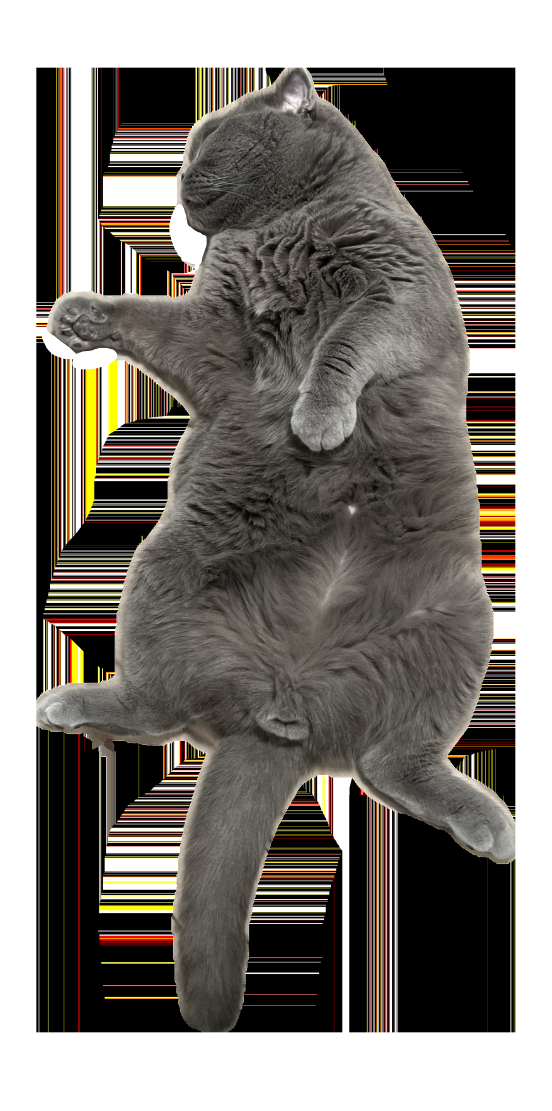
#> input picture mao_3.png, 1655 x 3332 px (shown at 1/3 size)
$ jupyter execute Untitled.ipynb
#> lines starting #> are read from the running program, lines starting #| are printed output that depends on the picture; after the words box and inside, x2 and y2 are one past the last pixel; in counts of white or black regions, pixels touching at a corner belong together
[cell 1]
import cv2
import numpy as np
import json
import random

def extract_sampled_points(image_path, output_image_path, output_json_path, target_point_count=1200):
    # 1. 读取带有 Alpha 通道的图片
#> called with image_path = 'mao_3.png', output_image_path = 'cat_points_preview.png', output_json_path = 'points_data.json', target_point_count = 800
    image = cv2.imread(image_path, cv2.IMREAD_UNCHANGED)
#> image is the input picture: shape (3332, 1655, 4); mean B, G, R, A 114.7, 121.4, 126.4, 94.3

    if image is None:
        print("未找到图片，请检查路径。")
        return

    # 2. 提取 Alpha 通道并强制二值化
    alpha_channel = image[:, :, 3]
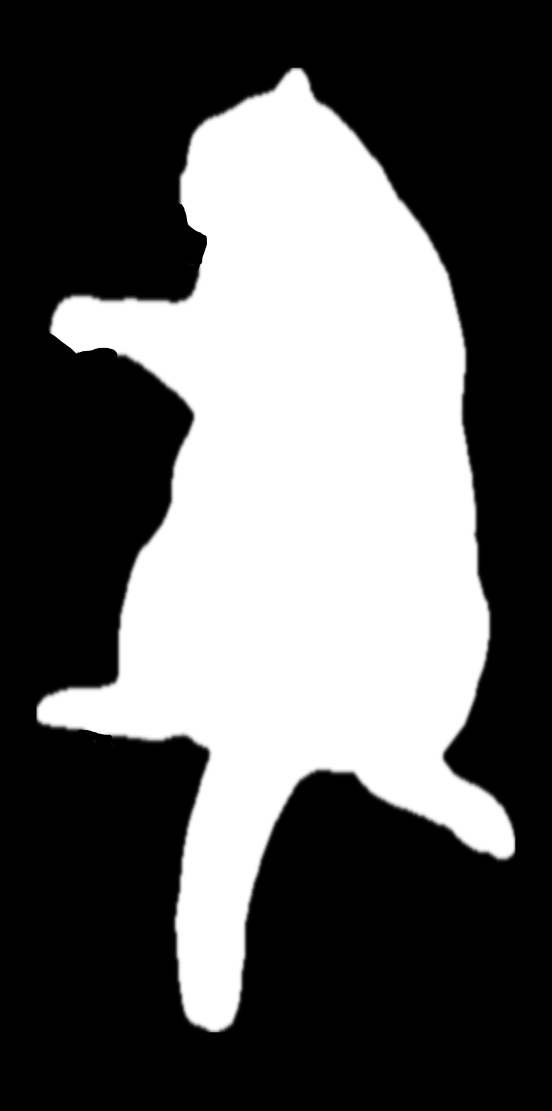
#> alpha_channel: shape (3332, 1655) (shown at 1/3 size); min 0, max 255, mean 94.3
    _, binary_mask = cv2.threshold(alpha_channel, 127, 255, cv2.THRESH_BINARY)
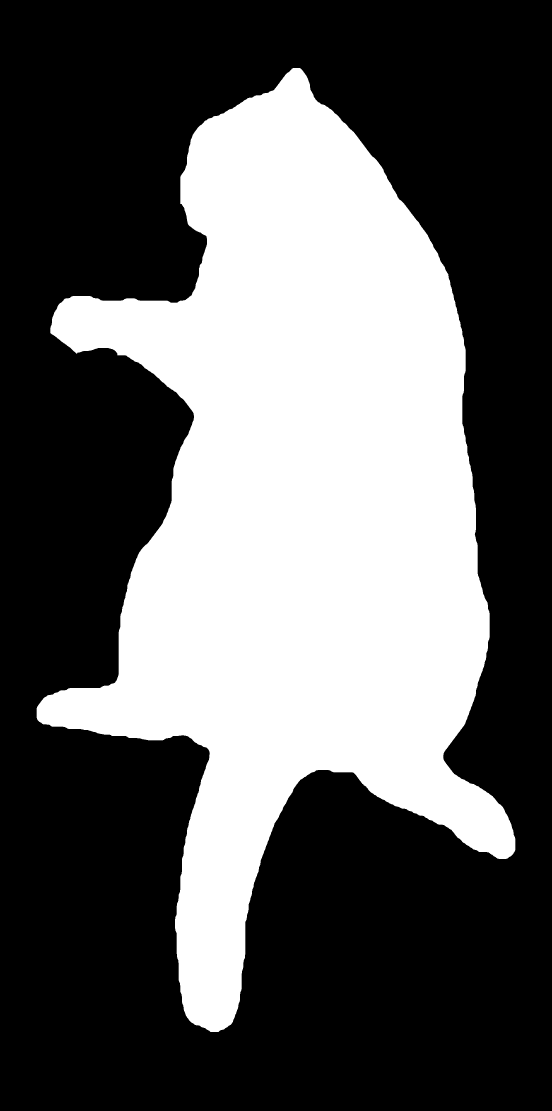
#> binary_mask: shape (3332, 1655) (shown at 1/3 size); 37% white; 1 white region

    # 3. 寻找最外围的拓扑连续轮廓
    contours, _ = cv2.findContours(binary_mask, cv2.RETR_EXTERNAL, cv2.CHAIN_APPROX_NONE)
#> contours = 1 contour; box (x1, y1, x2, y2) and area: (110, 204, 1546, 3096) 2035714

    if not contours:
        print("未能找到任何轮廓。")
        return

    # 4. 获取最大轮廓（猫猫主体）
    largest_contour = max(contours, key=cv2.contourArea)
#> largest_contour = contour of 8154 points, box (x1, y1, x2, y2) (110, 204, 1546, 3096), area 2035714

    # 5. 提取所有轮廓点的 (x, y) 像素坐标
    all_pixel_points = [(point[0][0], point[0][1]) for point in largest_contour]
#> all_pixel_points = 8154 pairs, first value 110 to 1545, second value 204 to 3095

    # 6. 随机降采样
    if len(all_pixel_points) > target_point_count:
        sampled_pixel_points = random.sample(all_pixel_points, target_point_count)
#> sampled_pixel_points = 800 pairs, first value 110 to 1545, second value 204 to 3095
    else:
        sampled_pixel_points = all_pixel_points

    # 7. 绘制降采样后的预览图
    # 创建一张全黑背景
    preview_img = np.zeros_like(alpha_channel)
    for x, y in sampled_pixel_points:
        # 使用 cv2.circle 将点画上去
        # 这里的半径设为 1，你可以改成 2 或 3 让点在预览图里看起来更大更清晰
        cv2.circle(preview_img, (x, y), 1, 255, -1)
#> this loop made 800 passes
#> (x, y) on passes 1 to 3: (1408, 1392), (413, 2214), (1421, 2100)
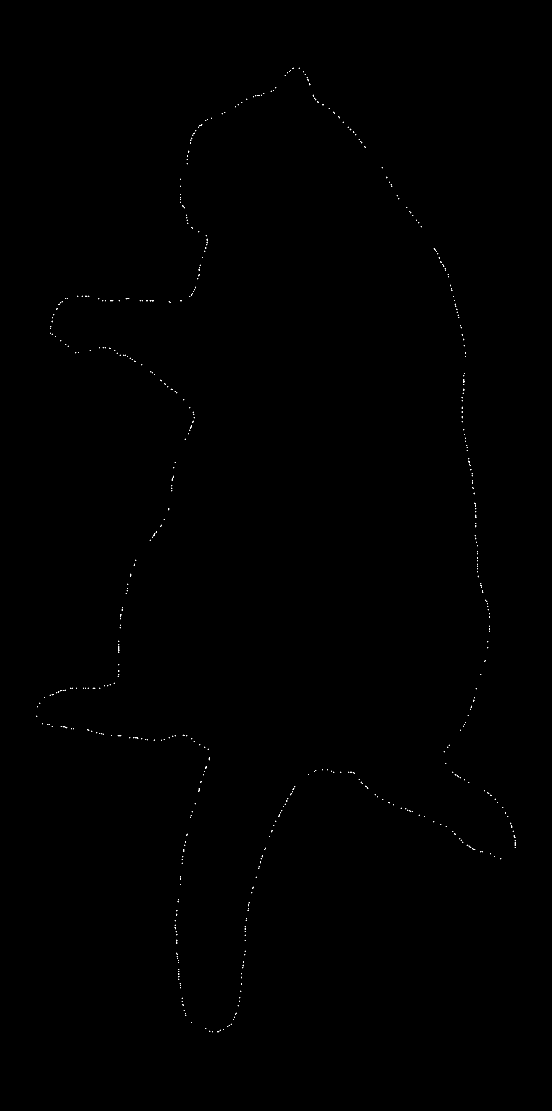
#> preview_img: shape (3332, 1655) (shown at 1/3 size); 0.07% white in thin lines or dots, all inside (x1, y1, x2, y2) = (109, 203, 1547, 3097)

    # 8. 归一化并生成引擎所需的坐标数据 (UE5 格式)
    height, width = alpha_channel.shape
#> height = 3332; width = 1655
    ue5_formatted_points = []

    # 使用 enumerate 获取索引，用于生成唯一的 Name
    for index, (x, y) in enumerate(sampled_pixel_points):
        nx = (x / width) * 2.0 - 1.0
        ny = -((y / height) * 2.0 - 1.0)

        # 严格按照 UE5 Data Table 的要求构建字典
        ue5_formatted_points.append({
            "Name": f"Point_{index}",  # 这是解决报错的关键，为每一行提供唯一名称
            "X": nx,                   # 建议大写，匹配 UE5 里的变量名
            "Y": ny                    # 建议大写，匹配 UE5 里的变量名
        })
#> this loop made 800 passes
#> (x, y, nx, ny) on passes 1 to 3: (1408, 1392, 0.702, 0.164), (413, 2214, -0.501, -0.329), (1421, 2100, 0.717, -0.261)
#> after the loop, ue5_formatted_points = 800 items

    # 9. 保存结果 (记得把原本的 normalized_points 换成 ue5_formatted_points)
    cv2.imwrite(output_image_path, preview_img)

    with open(output_json_path, 'w') as f:
        json.dump(ue5_formatted_points, f, indent=4)

    # 9. 保存结果
    cv2.imwrite(output_image_path, preview_img)

    with open(output_json_path, 'w') as f:
        json.dump(ue5_formatted_points, f, indent=4)

    print(f"处理完成！从 {len(all_pixel_points)} 个边缘点中随机抽取了 {len(sampled_pixel_points)} 个点。")
#| 处理完成！从 8154 个边缘点中随机抽取了 800 个点。
    print(f"点阵预览图已保存至: {output_image_path}")
    print(f"坐标数据已保存至: {output_json_path}")

# 运行脚本（你可以直接在这里修改 1200 这个数值来测试不同的密度）
